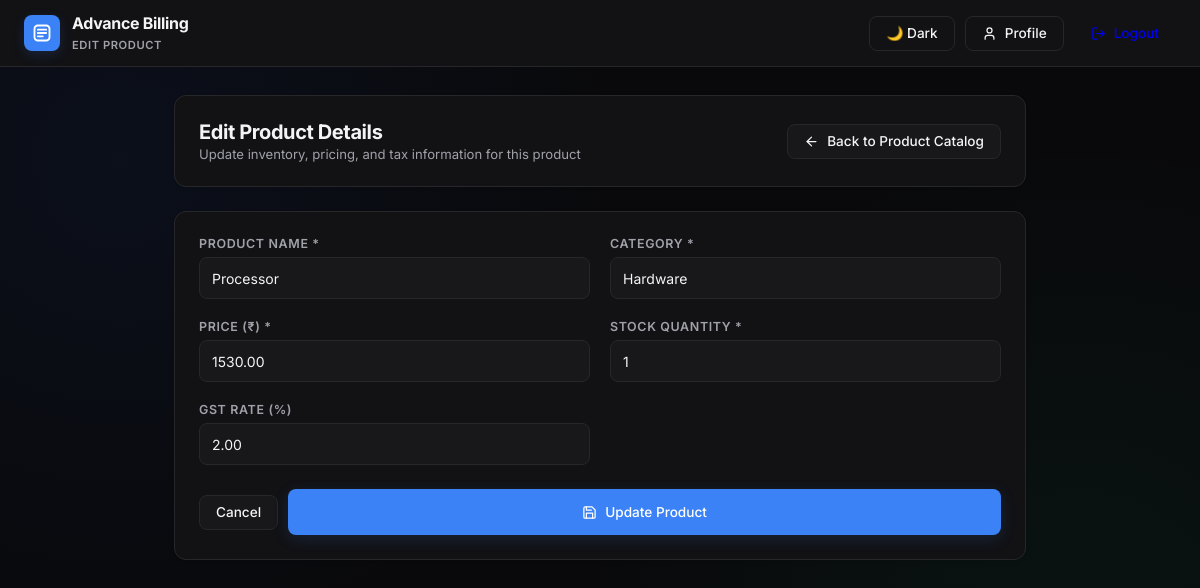
The app's page /edit-product/2/ (signed in) with its own data.
### billing/models.py (models this page shows, shortened)
class Product(models.Model):
    name = models.CharField(max_length=100)
    category = models.CharField(max_length=100)
    price = models.DecimalField(max_digits=10, decimal_places=2)
    stock = models.IntegerField(default=0)
    gst_rate = models.DecimalField(max_digits=5, decimal_places=2, default=0.00)
    created_at = models.DateTimeField(auto_now_add=True)

### billing/views.py (the view, shortened to what this page needs)
# urls.py: path('edit-product/<int:id>/', views.edit_product, name='edit_product'),
@csrf_exempt
def edit_product(request, id):
    try:
        user_id = request.session.get('user_id')
        if not user_id:
            return redirect('distributor_login')
        user = User.objects.get(id=user_id, usertype='distributor')
        product = Product.objects.get(id=id)
        return render(request, 'billing/edit-product.html', {
            'user': user,
            'profile': user,
            'product': product,
            'name': product.name,
            'category': product.category,
            'price': product.price,
            'stock': product.stock,
            'gst_rate': product.gst_rate,
        })
    except (User.DoesNotExist, Product.DoesNotExist):
        messages.error(request, "Product not found.")
        return redirect('product_list')
    except Exception:
        return redirect('product_list')

### billing/templates/billing/edit-product.html (shortened to what this page needs)
{% load static %}
<!DOCTYPE html>
<html lang="en">
<head>
    <link rel="stylesheet" href="{% static 'assets/css/styles.css' %}?v=2">
</head>
<body class="theme-distributor">
    <header class="top-navbar">
        <div class="nav-inner">
            <a href="{% url 'distributor_dashboard' %}" class="brand-container">
                <div class="brand-icon">
                    <svg width="20" height="20" viewBox="0 0 24 24" fill="none" stroke="currentColor" stroke-width="2.2" stroke-linecap="round" stroke-linejoin="round">
                        <rect x="3" y="3" width="18" height="18" rx="4" />
                        <path d="M7 8h10" />
                        <path d="M7 12h10" />
                        <path d="M7 16h6" />
                    </svg>
                </div>
                <div class="brand-titles">
                    <h1>Advance Billing</h1>
                    <span>Edit Product</span>
                </div>
            </a>
            <div class="nav-actions">
                <button type="button" id="theme-toggle-btn" class="btn-shadcn btn-outline" onclick="App.toggleTheme()">
                </button>
                <a href="{% url 'distributor_profile' %}" class="btn-shadcn btn-outline">
                    <svg width="15" height="15" viewBox="0 0 24 24" fill="none" stroke="currentColor" stroke-width="2" stroke-linecap="round" stroke-linejoin="round">
                        <path d="M19 21v-2a4 4 0 0 0-4-4H9a4 4 0 0 0-4 4v2"/>
                        <circle cx="12" cy="7" r="4"/>
                    </svg>
                    <span>Profile</span>
                </a>
                <a href="{% url 'logout' %}" class="btn-shadcn btn-destructive">
                    <svg width="15" height="15" viewBox="0 0 24 24" fill="none" stroke="currentColor" stroke-width="2" stroke-linecap="round" stroke-linejoin="round">
                        <path d="M9 21H5a2 2 0 0 1-2-2V5a2 2 0 0 1 2-2h4"/>
                        <polyline points="16 17 21 12 16 7"/>
                        <line x1="21" y1="12" x2="9" y2="12"/>
                    </svg>
                    <span>Logout</span>
                </a>
            </div>
        </div>
    </header>
    <main class="main-container">
        <div class="shadcn-card">
            <div class="header-banner">
                <div class="title-meta">
                    <h2>Edit Product Details</h2>
                    <p>Update inventory, pricing, and tax information for this product</p>
                </div>
                <a href="{% url 'product_list' %}" class="btn-shadcn btn-secondary">
                    <svg width="15" height="15" viewBox="0 0 24 24" fill="none" stroke="currentColor" stroke-width="2" stroke-linecap="round" stroke-linejoin="round">
                        <line x1="19" y1="12" x2="5" y2="12"/>
                        <polyline points="12 19 5 12 12 5"/>
                    </svg>
                    <span>Back to Product Catalog</span>
                </a>
            </div>
        </div>
        <div class="shadcn-card">
            <form method="POST" action="{% url 'edit_product' product.id %}">
                <div class="form-grid">
                    <div class="form-field">
                        <label class="form-label" for="name">Product Name *</label>
                        <input type="text" id="name" name="name" value="{{ name|default:product.name }}" placeholder="Enter product name" class="form-input" required>
                    </div>
                    <div class="form-field">
                        <label class="form-label" for="category">Category *</label>
                        <input type="text" id="category" name="category" value="{{ category|default:product.category }}" placeholder="Enter product category" class="form-input" required>
                    </div>
                    <div class="form-field">
                        <label class="form-label" for="price">Price (₹) *</label>
                        <input type="number" step="0.01" id="price" name="price" value="{{ price|default:product.price }}" placeholder="Enter product price" class="form-input" required>
                    </div>
                    <div class="form-field">
                        <label class="form-label" for="stock">Stock Quantity *</label>
                        <input type="number" step="1" id="stock" name="stock" value="{{ stock|default:product.stock }}" placeholder="Enter available stock" class="form-input" required>
                    </div>
                    <div class="form-field">
                        <label class="form-label" for="gst_rate">GST Rate (%)</label>
                        <input type="number" step="0.01" id="gst_rate" name="gst_rate" value="{{ gst_rate|default:product.gst_rate }}" placeholder="Enter GST rate percentage" class="form-input">
                    </div>
                </div>
                <div class="action-row">
                    <a href="{% url 'product_list' %}" class="btn-shadcn btn-secondary">
                        Cancel
                    </a>
                    <button type="submit" class="btn-shadcn btn-primary" style="padding: 0.5rem 1.5rem;">
                        <svg width="15" height="15" viewBox="0 0 24 24" fill="none" stroke="currentColor" stroke-width="2" stroke-linecap="round" stroke-linejoin="round"><path d="M19 21H5a2 2 0 0 1-2-2V5a2 2 0 0 1 2-2h11l5 5v11a2 2 0 0 1-2 2z"/><polyline points="17 21 17 13 7 13 7 21"/><polyline points="7 3 7 8 15 8"/></svg>
                        <span>Update Product</span>
                    </button>
                </div>
            </form>
        </div>
    </main>
</body>
</html>

### billing/static/assets/css/styles.css (style rules this page uses)
:root { --bg-main: #09090b; --card-bg: #121215; --card-elevated: #18181b; --border: #27272a; --border-hover: #3f3f46; --text-primary: #f4f4f5; --text-muted: #a1a1aa; --text-dim: #71717a; --dist-primary: #3b82f6; --dist-hover: #2563eb; --dist-glow: rgba(59, 130, 246, 0.2); --dist-accent: #0ea5e9; --admin-primary: #10b981; --admin-hover: #059669; --admin-glow: rgba(16, 185, 129, 0.2); --admin-accent: #34d399; --primary: var(--dist-primary); --primary-hover: var(--dist-hover); --primary-glow: var(--dist-glow); --accent: var(--dist-accent); --font-head: 'Inter', -apple-system, BlinkMacSystemFont, sans-serif; --font-body: 'Inter', -apple-system, BlinkMacSystemFont, sans-serif; --radius-sm: 6px; --radius-md: 8px; --radius-lg: 12px; --transition: all 0.15s cubic-bezier(0.4, 0, 0.2, 1); }
body.mode-distributor, body.theme-distributor { --primary: var(--dist-primary); --primary-hover: var(--dist-hover); --primary-glow: var(--dist-glow); --accent: var(--dist-accent); }
* { margin: 0; padding: 0; box-sizing: border-box; font-family: var(--font-body); }
body { background-color: var(--bg-main); color: var(--text-primary); min-height: 100vh; display: flex; flex-direction: column; position: relative; transition: background-color 0.3s ease, color 0.3s ease; background-image: radial-gradient(circle at 10% 20%, rgba(37, 99, 235, 0.07) 0%, transparent 40%), radial-gradient(circle at 90% 80%, rgba(16, 185, 129, 0.06) 0%, transparent 40%); }
.btn-primary { width: 100%; height: 46px; background: var(--primary); color: #fff; border: none; border-radius: var(--radius-md); font-size: 0.9rem; font-weight: 700; cursor: pointer; box-shadow: 0 4px 15px var(--primary-glow); transition: var(--transition); }
.brand-icon { width: 42px; height: 42px; background: linear-gradient(135deg, var(--primary), var(--accent)); border-radius: var(--radius-md); display: flex; align-items: center; justify-content: center; font-family: var(--font-head); font-weight: 800; font-size: 1.1rem; color: #fff; box-shadow: 0 4px 14px var(--primary-glow); }

### records on screen
Product: name "Processor", category "Hardware", price "1530.00", stock "1", gst_rate "2.00"
